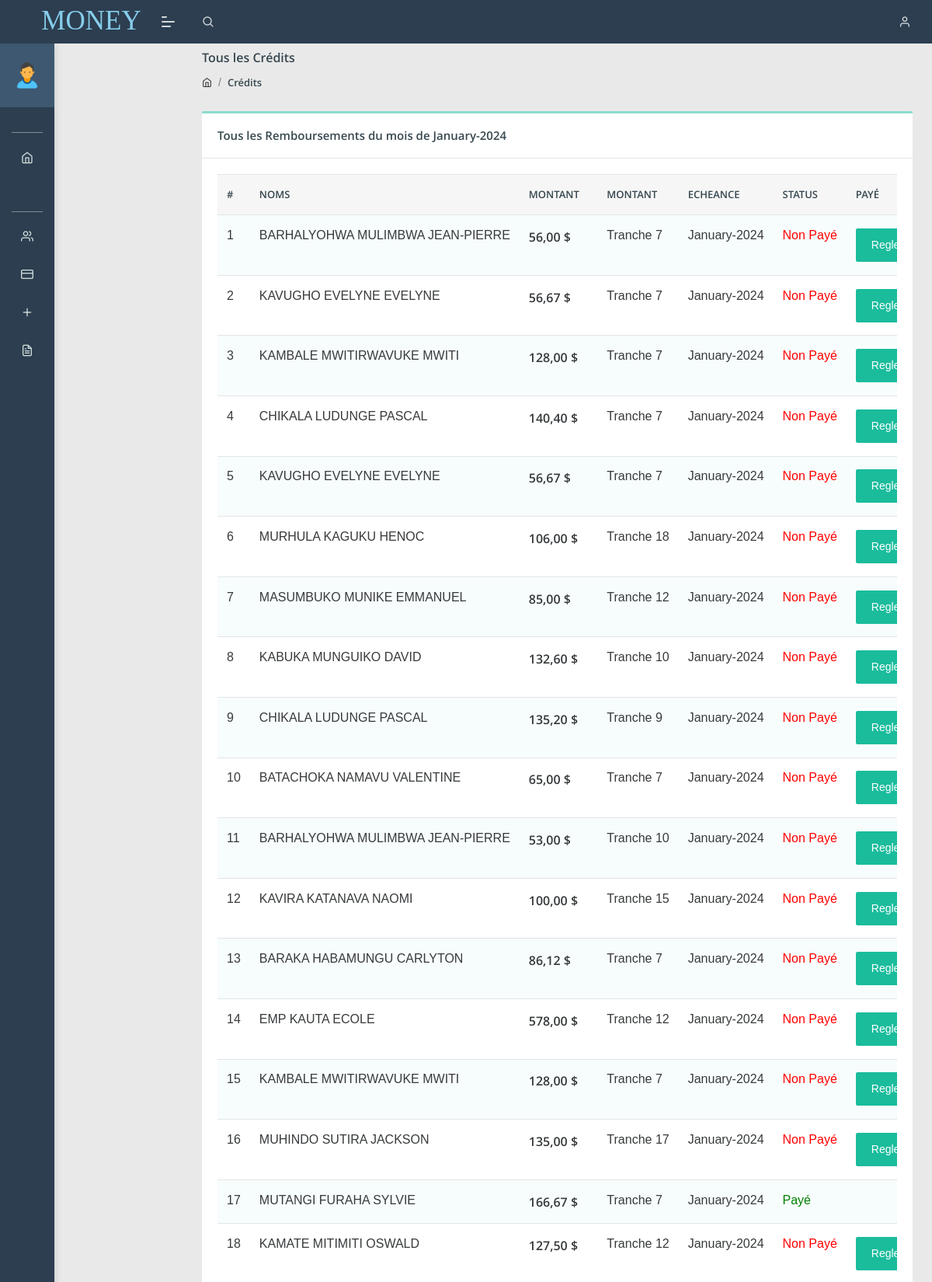
The app's page /monthly_due_credit.php (signed in, upper part) with its own data.
### tables this page shows
CREATE TABLE `credit` (
  `id` int(50) NOT NULL,
  `cr_member_id` varchar(100) NOT NULL,
  `gen_credit_id` varchar(50) NOT NULL,
  `gen_credit_amount` double NOT NULL,
  `tranches` int(11) NOT NULL,
  `tranche_number` varchar(50) NOT NULL,
  `due_month` varchar(200) NOT NULL,
  `due_amount` double NOT NULL,
  `month_due_interet` double NOT NULL,
  `stamp` timestamp NOT NULL DEFAULT current_timestamp() ON UPDATE current_timestamp(),
  `due_monthly_account_status` varchar(100) NOT NULL,
  `gen_account_status` varchar(100) NOT NULL
);

CREATE TABLE `membres` (
  `id` varchar(50) NOT NULL,
  `fname` varchar(100) NOT NULL,
  `postnom` varchar(100) NOT NULL,
  `prenom` varchar(100) NOT NULL,
  `sex` varchar(100) NOT NULL,
  `bplace` varchar(100) NOT NULL,
  `bday` date NOT NULL,
  `phone` varchar(15) NOT NULL,
  `member_type` varchar(20) NOT NULL,
  `adress` varchar(200) NOT NULL,
  `parts` int(11) NOT NULL
);

### monthly_due_credit.php (the view, shortened to what this page needs)
<?php
include './headers.php';
require './db/db.php';
 ?>
<body class="">
    <?php
    include './navbar.php';
    ?>
    <div class="separator" style="height:40px;"></div>
    <div class="pcoded-main-container">
        <div class="pcoded-content">
            <div class="page-header">
                <div class="page-block">
                    <div class="row align-items-center">
                        <div class="col-md-12">
                            <div class="page-header-title">
                                <h5 class="m-b-10">Tous les Crédits</h5>
                            </div>
                            <ul class="breadcrumb">
                                <li class="breadcrumb-item"><a href="index.html"><i class="feather icon-home"></i></a>
                                </li>
                                <li class="breadcrumb-item"><a href="#!">Crédits</a></li>
                            </ul>
                        </div>
                    </div>
                </div>
            </div>
            <div class="row">
                <div class="col-xl-12">
                    <div class="card">
                        <div class="card-header">
                            <h5> Tous les Remboursements du mois de <?php echo date("F-Y") ?></h5>
                        </div>
                        <div class="card-body table-border-style">
                            <div class="table-responsive">
                                <table class="table table-striped">
                                    <thead>
                                        <tr>
                                            <th>#</th>
                                            <th>Noms</th>
                                            <th>Montant </th>
                                            <th>Montant </th>
                                            <th>Echeance</th>
                                            <th>Status</th>
                                            <th>Payé</th>
                                        </tr>
                                    </thead>
                                    <tbody>
                                        <?php
                                        $newDate=date('F-Y');
                                        $sqlquery="SELECT *, (credit.id) as credit_id  FROM credit JOIN membres ON credit.cr_member_id=membres.id WHERE due_month='$newDate' GROUP BY gen_credit_id";
                                        $result=mysqli_query($conn, $sqlquery);
                                        $count=mysqli_num_rows($result);
                                        $n=0;
                                        if($count> 0){
                                          while($row=mysqli_fetch_assoc($result)){
                                            $n++;
                                            $status=$row['due_monthly_account_status'];
                                            ?>
                                        <tr>
                                            <td><?php echo $n ?></td>
                                            <td><?php echo $row['fname'].' '.$row['postnom'].' '.$row['prenom'] ?></td>
                                            <td><b><?php  $capital=$row['due_amount']; echo number_format($capital,2, ',',' ')  ?> $</b></td>
                                            <td><?php echo $row['tranche_number'] ?></td>
                                            <td><?php echo  $newDate=date('F-Y') ?> </td>
                                            <?php if ($status=='Payé') {
                                                echo '<td style="color:green">'.$status.'</td>';
                                            }else{
                                                echo '<td style="color:red">'.$status.'</td>';
                                            } ?>
                                            <td>
                                            <?php if ($status=='Payé') {
                                            }else{
                                                echo '<a href="./actions/month_pay_bill?id='.$row['credit_id'].'" class="btn btn-primary">Regler la dette</a></td>';
                                            } ?>
                                            </td>
                                        </tr>
                                        <?php  $totCap+=$capital;
                                        }
                                    } ?>
                                    </tbody>
                                </table>
                            </div>
                        </div>
                    </div>
                </div>
            </div>
        </div>
    </div>
</body>
</html>

### records on screen
credit: membres.fname "BARHALYOHWA", membres.postnom "MULIMBWA", membres.prenom "JEAN-PIERRE", due_amount "56,00", tranche_number "Tranche 7", due_monthly_account_status "Non Payé"
credit: membres.fname "KAVUGHO", membres.postnom "EVELYNE", membres.prenom "EVELYNE", due_amount "56,67", tranche_number "Tranche 7", due_monthly_account_status "Non Payé"
credit: membres.fname "KAMBALE", membres.postnom "MWITIRWAVUKE", membres.prenom "MWITI", due_amount "128,00", tranche_number "Tranche 7", due_monthly_account_status "Non Payé"
credit: membres.fname "CHIKALA", membres.postnom "LUDUNGE", membres.prenom "PASCAL", due_amount "140,40", tranche_number "Tranche 7", due_monthly_account_status "Non Payé"
credit: membres.fname "KAVUGHO", membres.postnom "EVELYNE", membres.prenom "EVELYNE", due_amount "56,67", tranche_number "Tranche 7", due_monthly_account_status "Non Payé"
credit: membres.fname "MURHULA", membres.postnom "KAGUKU", membres.prenom "HENOC", due_amount "106,00", tranche_number "Tranche 18", due_monthly_account_status "Non Payé"
credit: membres.fname "MASUMBUKO", membres.postnom "MUNIKE", membres.prenom "EMMANUEL", due_amount "85,00", tranche_number "Tranche 12", due_monthly_account_status "Non Payé"
credit: membres.fname "KABUKA", membres.postnom "MUNGUIKO", membres.prenom "DAVID", due_amount "132,60", tranche_number "Tranche 10", due_monthly_account_status "Non Payé"
credit: membres.fname "CHIKALA", membres.postnom "LUDUNGE", membres.prenom "PASCAL", due_amount "135,20", tranche_number "Tranche 9", due_monthly_account_status "Non Payé"
credit: membres.fname "BATACHOKA", membres.postnom "NAMAVU", membres.prenom "VALENTINE", due_amount "65,00", tranche_number "Tranche 7", due_monthly_account_status "Non Payé"
credit: membres.fname "BARHALYOHWA", membres.postnom "MULIMBWA", membres.prenom "JEAN-PIERRE", due_amount "53,00", tranche_number "Tranche 10", due_monthly_account_status "Non Payé"
credit: membres.fname "KAVIRA", membres.postnom "KATANAVA", membres.prenom "NAOMI", due_amount "100,00", tranche_number "Tranche 15", due_monthly_account_status "Non Payé"
credit: membres.fname "BARAKA", membres.postnom "HABAMUNGU", membres.prenom "CARLYTON", due_amount "86,12", tranche_number "Tranche 7", due_monthly_account_status "Non Payé"
credit: membres.fname "EMP", membres.postnom "KAUTA", membres.prenom "ECOLE", due_amount "578,00", tranche_number "Tranche 12", due_monthly_account_status "Non Payé"
credit: membres.fname "KAMBALE", membres.postnom "MWITIRWAVUKE", membres.prenom "MWITI", due_amount "128,00", tranche_number "Tranche 7", due_monthly_account_status "Non Payé"
credit: membres.fname "MUHINDO", membres.postnom "SUTIRA", membres.prenom "JACKSON", due_amount "135,00", tranche_number "Tranche 17", due_monthly_account_status "Non Payé"
credit: membres.fname "MUTANGI", membres.postnom "FURAHA", membres.prenom "SYLVIE", due_amount "166,67", tranche_number "Tranche 7", due_monthly_account_status "Payé"
credit: membres.fname "KAMATE", membres.postnom "MITIMITI", membres.prenom "OSWALD", due_amount "127,50", tranche_number "Tranche 12", due_monthly_account_status "Non Payé"
